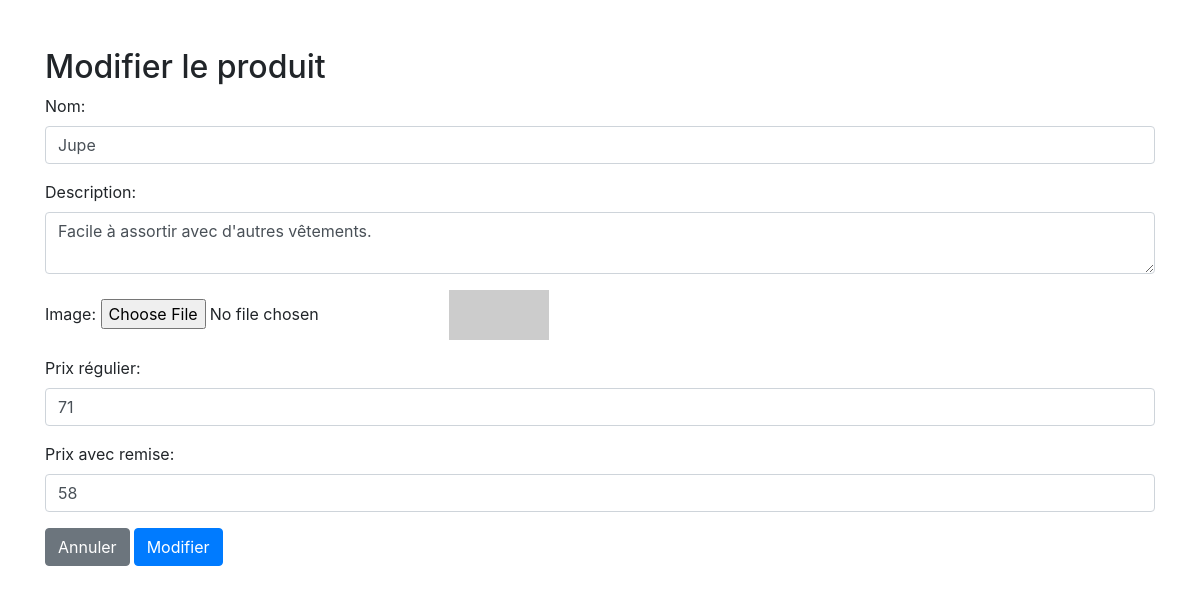
The app's page /edit_product.php?id=49 with its own data.
### tables this page shows
CREATE TABLE produits (
        id INTEGER PRIMARY KEY AUTOINCREMENT,
        name TEXT NOT NULL,
        description TEXT,
        image TEXT,
        regular_price REAL NOT NULL,
        discount_price REAL NOT NULL,
        created_at TIMESTAMP DEFAULT CURRENT_TIMESTAMP,
        updated_at TIMESTAMP DEFAULT CURRENT_TIMESTAMP
    );

### edit_product.php (the view, shortened to what this page needs)
<?php
include_once 'config.php';
if (($_SERVER["REQUEST_METHOD"] == "POST" || $_SERVER["REQUEST_METHOD"] == "GET") && isset($_GET['id'])) {
    $id = $_GET['id'];
    $sql = "SELECT * FROM produits WHERE id=:id";
    $stmt = $conn->prepare($sql);
    $stmt->bindParam(':id', $id);
    $stmt->execute();
    $row = $stmt->fetch(PDO::FETCH_ASSOC);
} else {
    echo "ID du produit non spécifié.";
    exit();
}
?>
<!DOCTYPE html>
<html lang="fr">
<head>
    <link rel="stylesheet" href="https://maxcdn.bootstrapcdn.com/bootstrap/4.5.2/css/bootstrap.min.css">
</head>
<body>
<div class="container mt-5">
    <h2>Modifier le produit</h2>
    <form method="post" action="<?php echo $_SERVER['PHP_SELF'] . '?id=' . $id; ?>" enctype="multipart/form-data">
        <div class="form-group">
            <label for="name">Nom:</label>
            <input type="text" class="form-control" id="name" name="name" value="<?php echo $row['name']; ?>">
        </div>
        <div class="form-group">
            <label for="description">Description:</label>
            <textarea class="form-control" id="description" name="description"><?php echo $row['description']; ?></textarea>
        </div>
        <div class="form-group">
            <label for="image">Image:</label>
            <input type="file" class="" id="image" name="image">
            <img src="<?php echo $row['image']; ?>" alt="Product Image" style="max-width: 100px; max-height: 100px;">
        </div>
        <div class="form-group">
            <label for="regular_price">Prix régulier:</label>
            <input type="text" class="form-control" id="regular_price" name="regular_price" value="<?php echo $row['regular_price']; ?>">
        </div>
        <div class="form-group">
            <label for="discount_price">Prix avec remise:</label>
            <input type="text" class="form-control" id="discount_price" name="discount_price" value="<?php echo $row['discount_price']; ?>">
        </div>
        <div class="d-flex">
        <a href="/" class="btn btn-secondary mr-1">Annuler</a>
        <button type="submit" class="btn btn-primary mr-1">Modifier</button>
    </div>
    </form>
</div>
</body>
</html>

### records on screen
produits: name "Jupe", description "Facile à assortir avec d'autres vêtements.", regular_price "71", discount_price "58"
